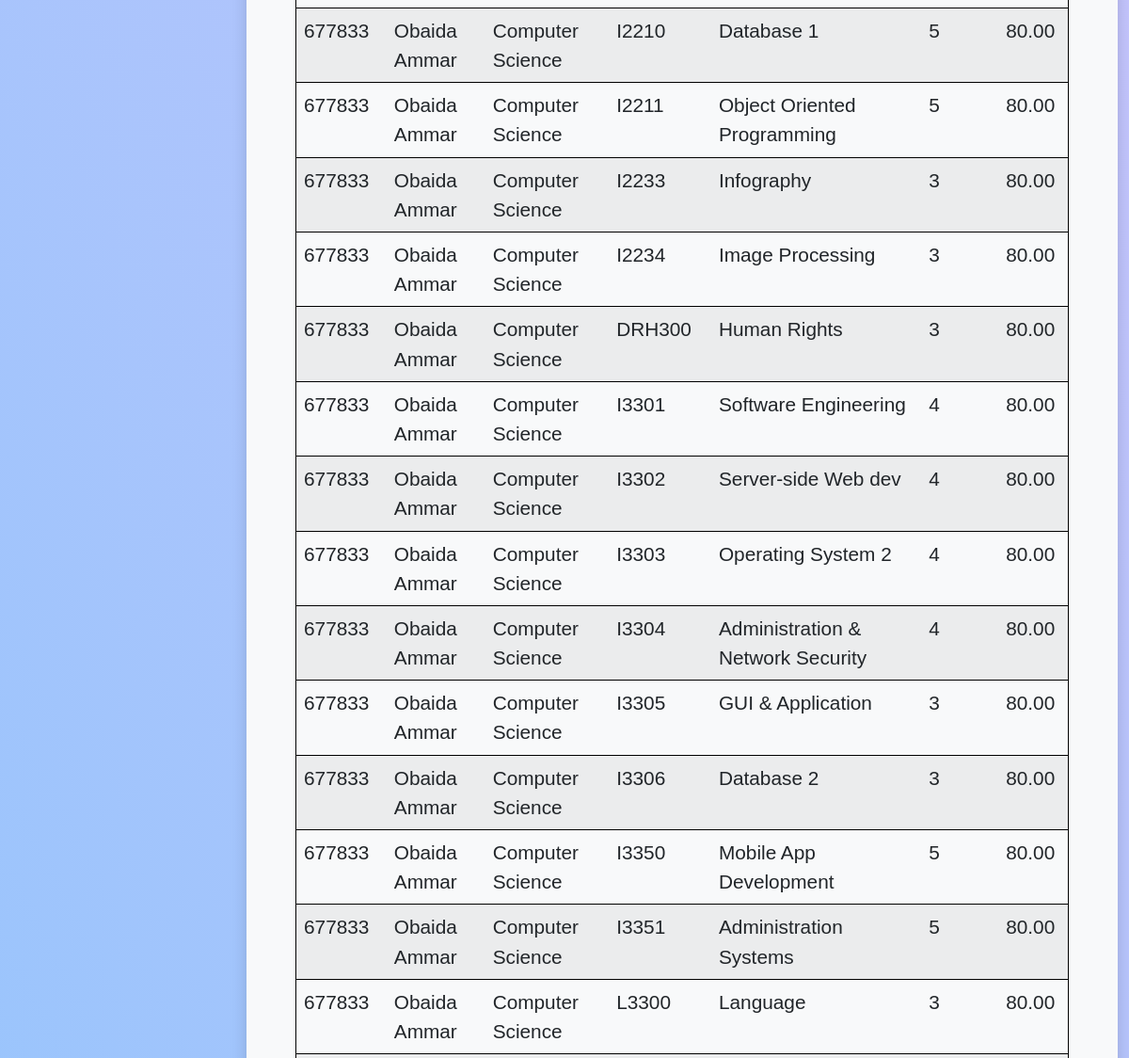
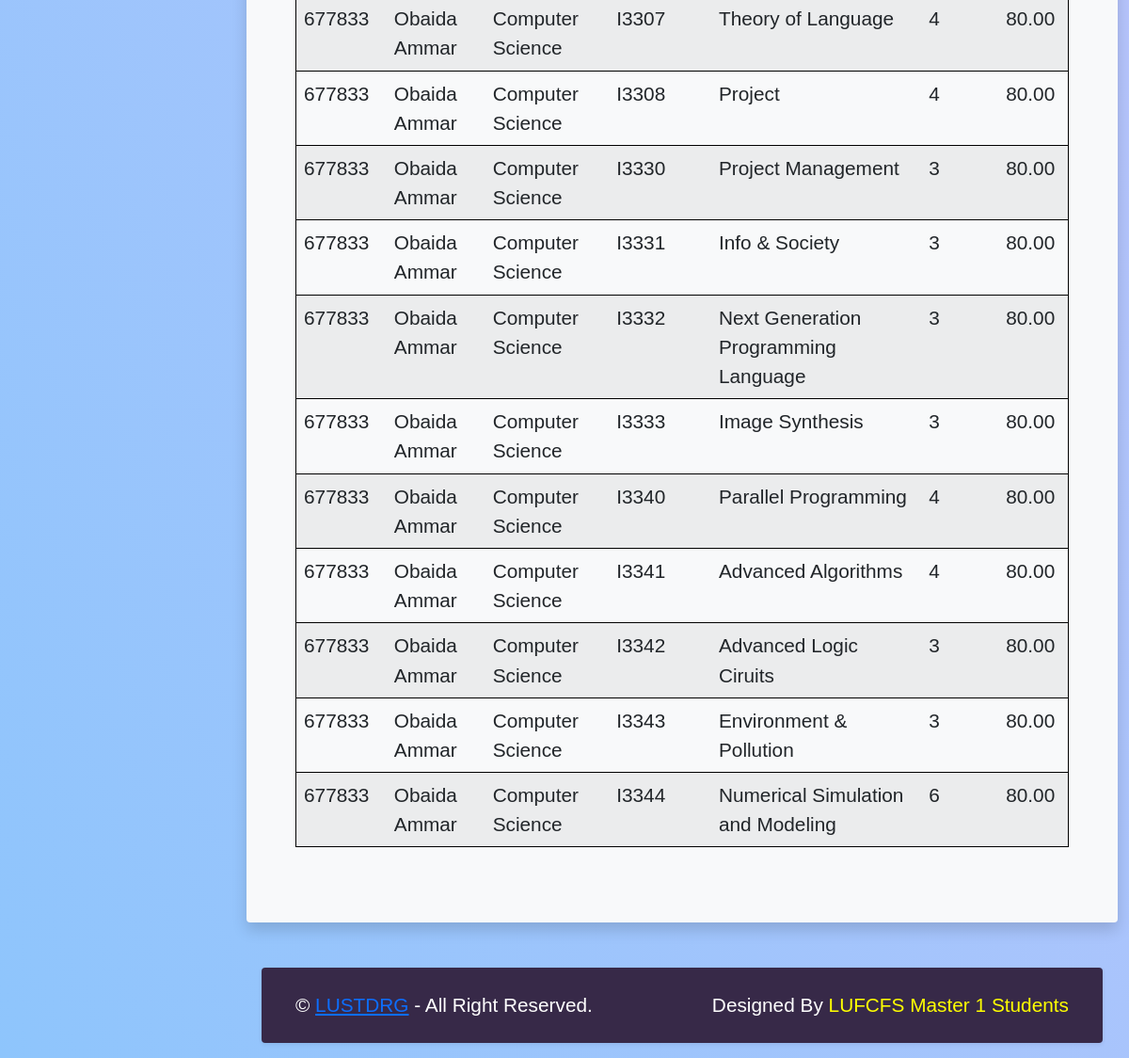
The app's page /admin-page-display-grades.php (signed in, lower part), older data (2 pictures, top to bottom).
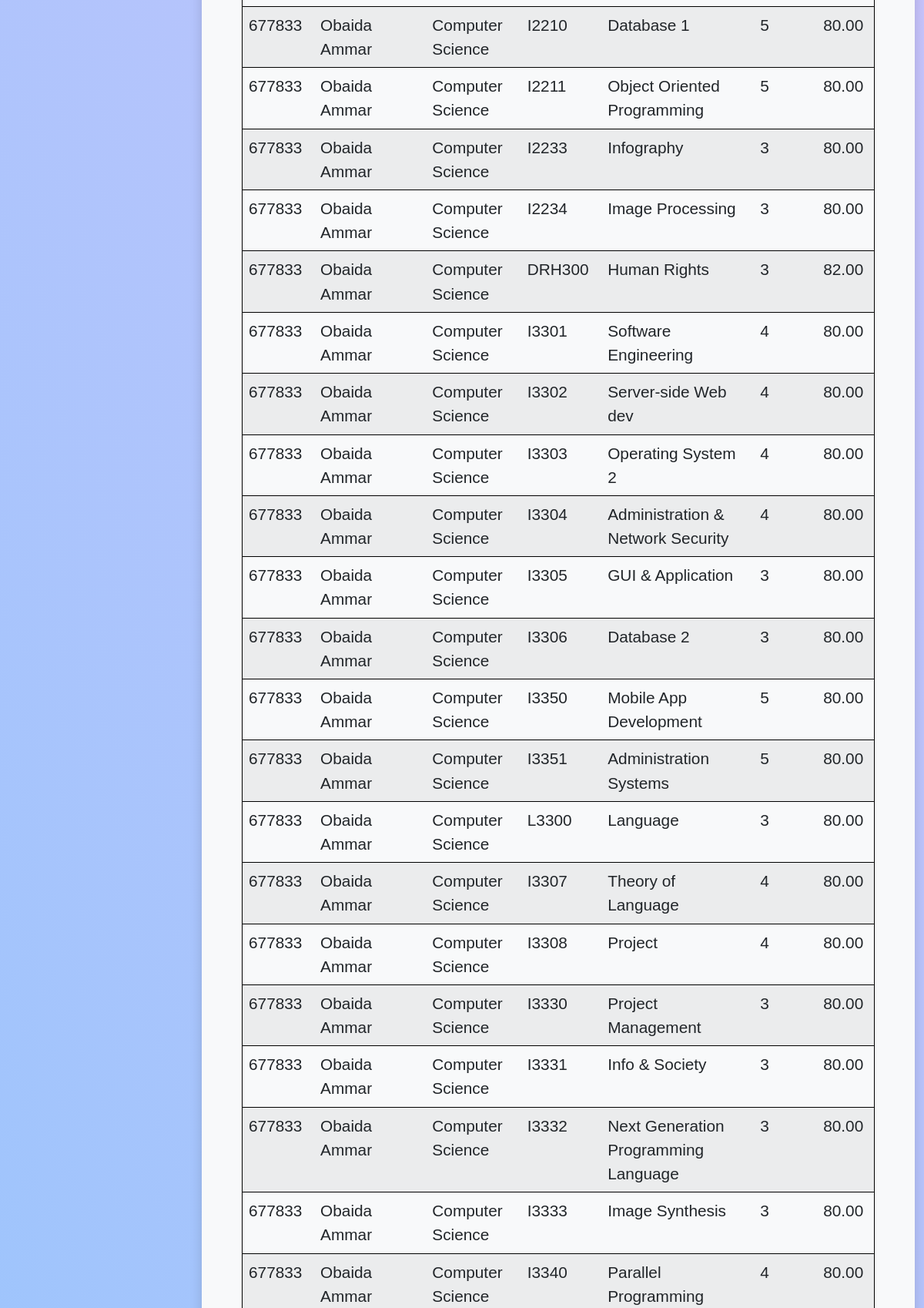
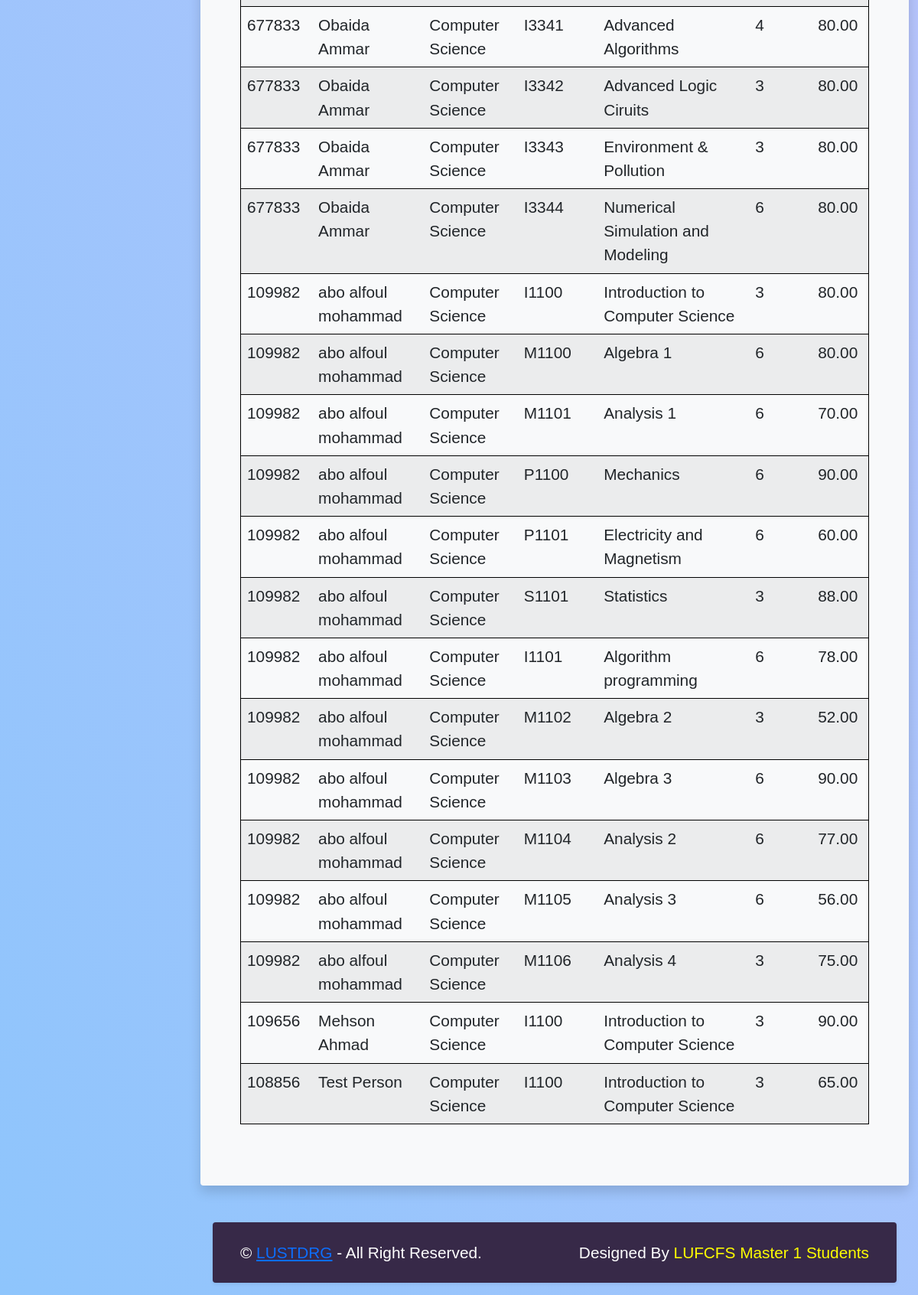
The same page, newer data (2 pictures, top to bottom).
### tables this page shows
CREATE TABLE `grades` (
  `StudentId` varchar(10) NOT NULL,
  `CourseId` int(11) NOT NULL,
  `Major` int(11) NOT NULL,
  `SessionOne` decimal(4,0) DEFAULT NULL,
  `SessionTwo` decimal(4,0) DEFAULT NULL,
  `Grade` decimal(4,2) DEFAULT NULL,
  `EnrollmentDate` varchar(20) NOT NULL
);

CREATE TABLE `students` (
  `Id` int(11) NOT NULL,
  `StudentId` varchar(10) NOT NULL,
  `Fname` varchar(20) NOT NULL,
  `Lname` varchar(20) NOT NULL,
  `Email` varchar(30) NOT NULL,
  `Password` char(60) NOT NULL,
  `Image` longblob DEFAULT NULL,
  `Major` int(11) NOT NULL,
  `Year` int(11) NOT NULL,
  `EnrollmentDate` varchar(20) NOT NULL
);

CREATE TABLE `majors` (
  `Id` int(11) NOT NULL,
  `Major` varchar(30) NOT NULL
);

CREATE TABLE `courses` (
  `CourseId` int(11) NOT NULL,
  `CourseCode` varchar(10) NOT NULL,
  `CourseName` varchar(60) NOT NULL,
  `Credits` int(11) NOT NULL,
  `Prerequisite` varchar(20) NOT NULL,
  `Major` int(11) NOT NULL,
  `Year` int(11) NOT NULL,
  `Semester` int(11) NOT NULL,
  `Optional` tinyint(1) NOT NULL
);

### classes/dal.php (called while the page is built, shortened)
<?php
    class DAL{
        private $servername = "localhost";
        private $username = "root";
        private $password = "";
        private $dbname = "FacultyOfScience";
        public function getConnection(){
            return new mysqli($this->servername, $this->username, $this->password, $this->dbname);
        }
        public function getData($sql) {
            $conn = $this->getConnection();
            $result = $conn->query($sql);
            if ( $result ) {
                $array = $result->fetch_all( MYSQLI_ASSOC );
                return $array;
            } else {
                echo mysqli_error( $conn );
            }
        }
    }
?>

### classes/grades_dal.php (called while the page is built, shortened)
<?php
    class Grades_DAL extends DAL{
      public function getAllStudentsGrades()
      {
          $sql = "SELECT C.CourseCode,
                         C.CourseName,
                         C.Credits,
                         G.StudentId,
                         S.Fname,
                         S.Lname,
                         M.Major,
                         G.Grade
                         FROM Courses As C, Grades AS G, Students AS S, Majors AS M
                         WHERE G.CourseId = C.CourseId
                         AND S.StudentId = G.StudentId
                         AND M.Id = S.Major
                         AND G.Grade IS NOT NULL
                  ";
          $grades = $this -> getData($sql);
          return $grades;
      }
    }
?>

### admin-page-display-grades.php (the view, shortened to what this page needs)
<!DOCTYPE html>
<html lang="en">
  <head>
    <?php
      require("templates/admin-header.php");
    ?>
  </head>
  <body>
    <?php
      require("classes/dal.php");
      require("classes/grades_dal.php");
      $grades_dal = new Grades_DAL();
      $grades = $grades_dal -> getAllStudentsGrades();
    ?>
    <div class="main-container d-flex">
        <div class="content openSide">
            <div class="container-fluid">
              <section id="students-grades-section">
                <div class="container mt-5 bg-light rounded shadow p-5 mb-5 mx-sm-3 mx-lg-auto">
                  <div class="row">
                    <div class="col-12 overflow-auto p-3">
                        <table class="table table-striped" id="students_grades_table">
                            <tbody>
                              <?php
                              foreach($grades as $v){
                                ?>
                                <tr>
                                  <td class="p-2"><?php echo $v['StudentId']; ?></td>
                                  <td class="p-2"><?php echo $v['Fname'].' '.$v['Lname']; ?></td>
                                  <td class="p-2"><?php echo $v['Major']; ?></td>
                                  <td class="p-2"><?php echo $v['CourseCode']; ?></td>
                                  <td class="p-2"><?php echo $v['CourseName']; ?></td>
                                  <td class="p-2"><?php echo $v['Credits']; ?></td>
                                  <td class="p-2"><?php echo $v['Grade']; ?></td>
                                </tr>
                              <?php
                              }
                              ?>
                            </tbody>
                        </table>
                    </div>
                </div>
                </div>
              </section>
              <?php
                  require("templates/admin-footer.php");
                  ?>
            </div>
        </div>
     </div>
  </body>
</html>

Row changes from the older to the newer data that the page shows:
changed grades "DRH300": Grade "80.00" → "82.00"
now on this page (row edited): grades: StudentId "109982", students.Fname "abo alfoul", students.Lname "mohammad", Major.Major "Computer Science", CourseId.CourseCode "I1100", CourseId.CourseName "Introduction to Computer Science", CourseId.Credits "3", Grade "80.00"
now on this page (row edited): grades: StudentId "109982", students.Fname "abo alfoul", students.Lname "mohammad", Major.Major "Computer Science", CourseId.CourseCode "M1100", CourseId.CourseName "Algebra 1", CourseId.Credits "6", Grade "80.00"
now on this page (row edited): grades: StudentId "109982", students.Fname "abo alfoul", students.Lname "mohammad", Major.Major "Computer Science", CourseId.CourseCode "M1101", CourseId.CourseName "Analysis 1", CourseId.Credits "6", Grade "70.00"
now on this page (row edited): grades: StudentId "109982", students.Fname "abo alfoul", students.Lname "mohammad", Major.Major "Computer Science", CourseId.CourseCode "P1100", CourseId.CourseName "Mechanics", CourseId.Credits "6", Grade "90.00"
now on this page (row edited): grades: StudentId "109982", students.Fname "abo alfoul", students.Lname "mohammad", Major.Major "Computer Science", CourseId.CourseCode "P1101", CourseId.CourseName "Electricity and Magnetism", CourseId.Credits "6", Grade "60.00"
now on this page (row edited): grades: StudentId "109982", students.Fname "abo alfoul", students.Lname "mohammad", Major.Major "Computer Science", CourseId.CourseCode "S1101", CourseId.CourseName "Statistics", CourseId.Credits "3", Grade "88.00"
now on this page (row edited): grades: StudentId "109982", students.Fname "abo alfoul", students.Lname "mohammad", Major.Major "Computer Science", CourseId.CourseCode "I1101", CourseId.CourseName "Algorithm programming", CourseId.Credits "6", Grade "78.00"
now on this page (row edited): grades: StudentId "109982", students.Fname "abo alfoul", students.Lname "mohammad", Major.Major "Computer Science", CourseId.CourseCode "M1102", CourseId.CourseName "Algebra 2", CourseId.Credits "3", Grade "52.00"
now on this page (row edited): grades: StudentId "109982", students.Fname "abo alfoul", students.Lname "mohammad", Major.Major "Computer Science", CourseId.CourseCode "M1103", CourseId.CourseName "Algebra 3", CourseId.Credits "6", Grade "90.00"
now on this page (row edited): grades: StudentId "109982", students.Fname "abo alfoul", students.Lname "mohammad", Major.Major "Computer Science", CourseId.CourseCode "M1104", CourseId.CourseName "Analysis 2", CourseId.Credits "6", Grade "77.00"
now on this page (row edited): grades: StudentId "109982", students.Fname "abo alfoul", students.Lname "mohammad", Major.Major "Computer Science", CourseId.CourseCode "M1105", CourseId.CourseName "Analysis 3", CourseId.Credits "6", Grade "56.00"
now on this page (row edited): grades: StudentId "109982", students.Fname "abo alfoul", students.Lname "mohammad", Major.Major "Computer Science", CourseId.CourseCode "M1106", CourseId.CourseName "Analysis 4", CourseId.Credits "3", Grade "75.00"
added grades: StudentId "109656", students.Fname "Mehson", students.Lname "Ahmad", Major.Major "Computer Science", CourseId.CourseCode "I1100", CourseId.CourseName "Introduction to Computer Science", CourseId.Credits "3", Grade "90.00"
added grades: StudentId "108856", students.Fname "Test", students.Lname "Person", Major.Major "Computer Science", CourseId.CourseCode "I1100", CourseId.CourseName "Introduction to Computer Science", CourseId.Credits "3", Grade "65.00"
